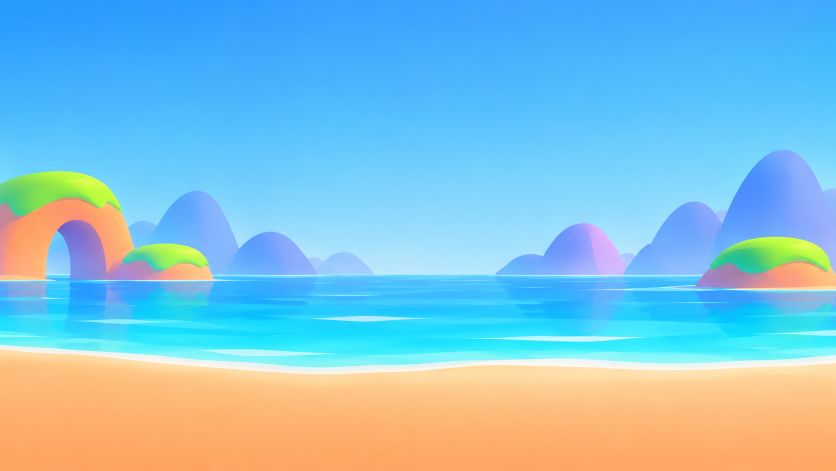
#> input picture apps/split-party/art-src/splash/sky.png, 1672 x 941 px, found by its file name (shown at 1/2 size)
$ python build-splash-sky.py
#> lines starting #> are read from the running program, lines starting #| are printed output that depends on the picture
"""The splash sky (Figma 11174:5004): the seascape painting, its jelly domes and the two islands,
rebuilt from the masters with a light blur.

The frame blurs every layer 2-2.5 design px, ~7 device px on a 1920x1080 retina screen, and the
old files were that blur baked in at 1.5 px per design px: the crisp masters read as smeared
("low quality resources" review, 2026-10-26). Now 0.6 design px of blur at 3.2 px per design px
(the painting at its master's own scale, 1.38: an upscaled master looked the same).

art-src/splash/sky.png     11174:5005 "Serene Gradient Island Seascape" (raw fill ef395, 1672x941)
art-src/splash/island.png  11174:5015/5016 "Pastel Floating Island" (raw fill 5f858, 1254)
art-src/base/dome-*.png    the jelly domes (magenta 5006-5010, green 5011-5012, purple 5013-5014)
  -> public/splash/hd/sky-bg.webp     the 1200x670 frame, the painting at its box (-4.5, -9,
                                      1209x680) as the frame places it
  -> public/splash/hd/dome-<node>.webp  the node's square plus a 12 design px margin each side
                                      (src/lib/splash-domes.json: x = node x - 12, size = box + 24)
  -> public/splash/hd/island.webp     the 93px node plus 6 px each side (Splash.svelte: 105 wide)
The loader (index.html #boot, Loading.svelte) keeps the light public/splash/sky-bg.webp.
    python3 apps/split-party/scripts/build-splash-sky.py
"""

from pathlib import Path

import numpy as np
from PIL import Image, ImageFilter

ROOT = Path(__file__).resolve().parent.parent
ART = ROOT / 'art-src'
OUT = ROOT / 'public' / 'splash' / 'hd'
K = 3.2  # px per design px (stage 1.6 at 1920x1080, DPR 2)
BLUR = 0.3  # design px (0.6 until the 2026-11-02 quality pass)
FULL_W = 2560  # the sky's texture width cap (GPU memory)
DOMES = {
    '5006': ('magenta', 186),
    '5007': ('magenta', 82),
    '5008': ('magenta', 82),
    '5009': ('magenta', 82),
    '5010': ('magenta', 82),
    '5011': ('green', 201),
    '5012': ('green', 124),
    '5013': ('purple', 168),
    '5014': ('purple', 168),
}


def save(img, name):
    img.save(OUT / f'{name}.webp', quality=90, method=6)
    print(name, img.size, (OUT / f'{name}.webp').stat().st_size // 1024, 'KB')


def framed(master, box, margin):
    """The square master at box design px, centred in a canvas `margin` design px wider each
    side, blurred premultiplied (so the transparent edge doesn't go dark)."""
    side = round((box + 2 * margin) * K)
    canvas = Image.new('RGBA', (side, side), (0, 0, 0, 0))
    canvas.alpha_composite(master.convert('RGBA').resize((round(box * K),) * 2, Image.LANCZOS), (round(margin * K),) * 2)
    px = np.asarray(canvas, dtype=np.float32)
    a = px[..., 3:4]
    pre = Image.fromarray(np.dstack([px[..., :3] * a / 255, a]).round().astype(np.uint8), 'RGBA')
    px = np.asarray(pre.filter(ImageFilter.GaussianBlur(BLUR * K)), dtype=np.float32)
    a = px[..., 3:4]
    rgb = px[..., :3] * 255 / np.maximum(a, 1)
    return Image.fromarray(np.dstack([rgb.clip(0, 255), a]).round().astype(np.uint8), 'RGBA')


OUT.mkdir(parents=True, exist_ok=True)
# The Real-ESRGAN 2x master when there is one (upscale-art.py).
sky = Image.open(next(p for p in (ART / 'splash' / '2x' / 'sky.png', ART / 'splash' / 'sky.png') if p.exists())).convert('RGB')
#> sky is the input picture: PIL image 1672x941 RGB; mean R, G, B 133.7, 192.7, 216.4
k = sky.width / 1209  # px per design px, the master's own
#> k = 1.38
sky = sky.resize((round(1209 * k), round(680 * k)), Image.LANCZOS).filter(ImageFilter.GaussianBlur(BLUR * k))
#> sky: PIL image 1672x940 RGB
frame = Image.new('RGB', (round(1200 * k), round(670 * k)))
#> frame: PIL image 1660x927 RGB; every value is 0
frame.paste(sky, (round(-4.5 * k), round(-9 * k)))
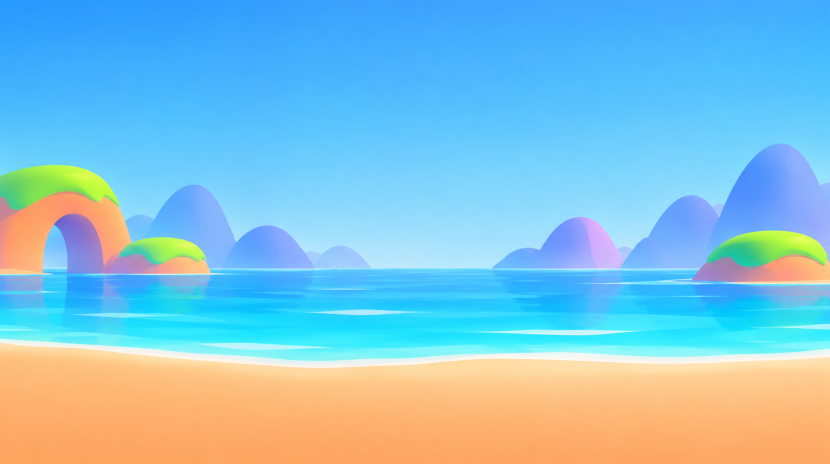
#> frame: PIL image 1660x927 RGB (shown at 1/2 size); mean R, G, B 134.5, 193.1, 216.1
if frame.width > FULL_W:
    frame = frame.resize((FULL_W, round(FULL_W * frame.height / frame.width)), Image.LANCZOS)
save(frame, 'sky-bg')
#| sky-bg (1660, 927) 43 KB
masters = {c: Image.open(ART / 'base' / f'dome-{c}.png') for c in ('magenta', 'green', 'purple')}
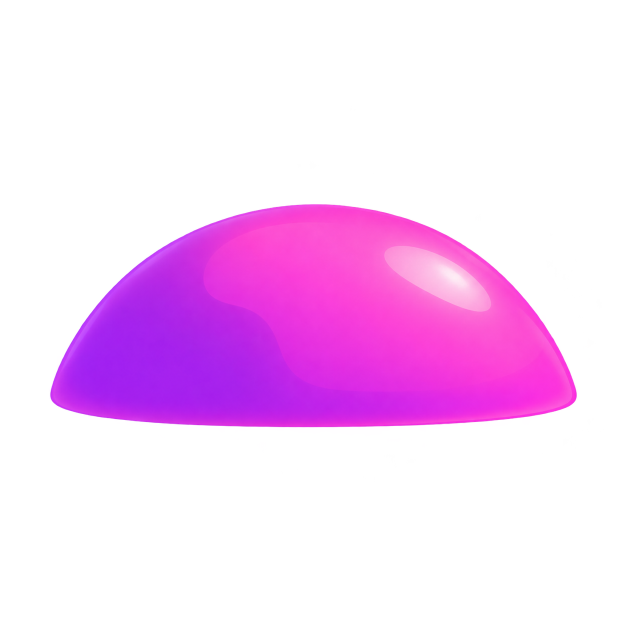
#> input picture apps/split-party/art-src/base/dome-magenta.png, 1254 x 1254 px (shown at 1/2 size)
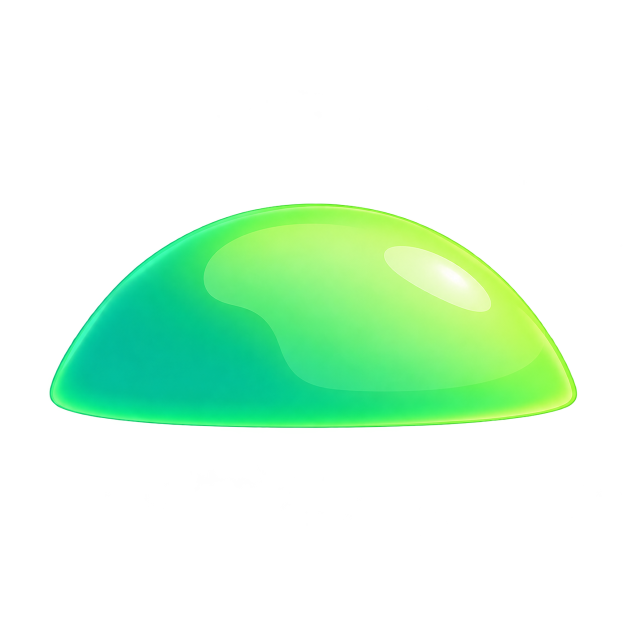
#> input picture apps/split-party/art-src/base/dome-green.png, 1254 x 1254 px (shown at 1/2 size)
#> (the run stopped early here; a loop or call above may not have finished)
